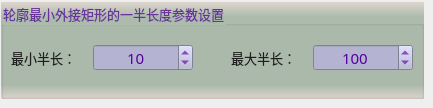
        <widget class="QWidget" name="page_10">
         <widget class="QGroupBox" name="groupParam_10">
          <property name="geometry">
           <rect>
            <x>1</x>
            <y>2</y>
            <width>423</width>
            <height>97</height>
           </rect>
          </property>
          <property name="font">
           <font>
            <family>微软雅黑</family>
            <pointsize>10</pointsize>
           </font>
          </property>
          <property name="styleSheet">
           <string notr="true">background-color: qlineargradient(x1:0, y1:0, x2:0, y2:1, stop:0 #dfd5cf, stop: 0.15 #acbbac, stop: 0.85 #acbbac,stop:1 #dfd5cf);
color: rgb(105, 50, 155);</string>
          </property>
          <property name="title">
           <string>轮廓最小外接矩形的一半长度参数设置</string>
          </property>
          <widget class="QSpinBox" name="spinMaxRectLen1">
           <property name="geometry">
            <rect>
             <x>312</x>
             <y>42</y>
             <width>100</width>
             <height>27</height>
            </rect>
           </property>
           <property name="font">
            <font>
             <family>微软雅黑</family>
             <pointsize>11</pointsize>
            </font>
           </property>
           <property name="styleSheet">
            <string notr="true">QWidget{color: rgb(85, 0, 155);background-color: rgb(180, 180, 210);}
QSpinBox::up-button{
    border:transparent;
}
QSpinBox::down-button{
    border:transparent;
}
QSpinBox::up-arrow{
    image:url(:/resource/up.png);
}
QSpinBox::down-arrow{
    image:url(:/resource/down.png);
}</string>
           </property>
           <property name="alignment">
            <set>Qt::AlignCenter</set>
           </property>
           <property name="minimum">
            <number>1</number>
           </property>
           <property name="maximum">
            <number>20000</number>
           </property>
           <property name="value">
            <number>100</number>
           </property>
          </widget>
          <widget class="QLabel" name="label_31">
           <property name="geometry">
            <rect>
             <x>10</x>
             <y>46</y>
             <width>95</width>
             <height>19</height>
            </rect>
           </property>
           <property name="font">
            <font>
             <family>微软雅黑</family>
             <pointsize>10</pointsize>
             <weight>50</weight>
             <bold>false</bold>
            </font>
           </property>
           <property name="styleSheet">
            <string notr="true">color: rgb(30, 30, 30);
background: transparent;</string>
           </property>
           <property name="text">
            <string>最小半长：</string>
           </property>
          </widget>
          <widget class="QSpinBox" name="spinMinRectLen1">
           <property name="geometry">
            <rect>
             <x>92</x>
             <y>42</y>
             <width>100</width>
             <height>27</height>
            </rect>
           </property>
           <property name="font">
            <font>
             <family>微软雅黑</family>
             <pointsize>11</pointsize>
            </font>
           </property>
           <property name="styleSheet">
            <string notr="true">QWidget{color: rgb(85, 0, 155);background-color: rgb(180, 180, 210);}
QSpinBox::up-button{
    border:transparent;
}
QSpinBox::down-button{
    border:transparent;
}
QSpinBox::up-arrow{
    image:url(:/resource/up.png);
}
QSpinBox::down-arrow{
    image:url(:/resource/down.png);
}</string>
           </property>
           <property name="alignment">
            <set>Qt::AlignCenter</set>
           </property>
           <property name="minimum">
            <number>0</number>
           </property>
           <property name="maximum">
            <number>10000</number>
           </property>
           <property name="value">
            <number>10</number>
           </property>
          </widget>
          <widget class="QLabel" name="label_32">
           <property name="geometry">
            <rect>
             <x>230</x>
             <y>46</y>
             <width>95</width>
             <height>19</height>
            </rect>
           </property>
           <property name="font">
            <font>
             <family>微软雅黑</family>
             <pointsize>10</pointsize>
             <weight>50</weight>
             <bold>false</bold>
            </font>
           </property>
           <property name="styleSheet">
            <string notr="true">color: rgb(30, 30, 30);
background: transparent;</string>
           </property>
           <property name="text">
            <string>最大半长：</string>
           </property>
          </widget>
          <zorder>label_32</zorder>
          <zorder>spinMaxRectLen1</zorder>
          <zorder>label_31</zorder>
          <zorder>spinMinRectLen1</zorder>
         </widget>
        </widget>
